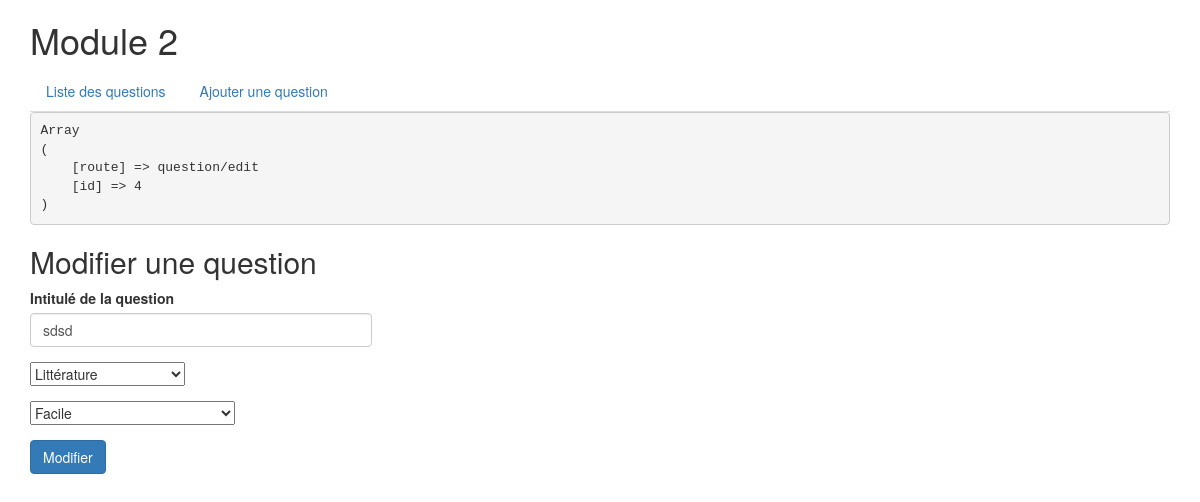
The page /?route=question/edit&id=4 on the database its author committed.
### tables this page shows
CREATE TABLE `question` (
  `id` int(11) NOT NULL,
  `title` varchar(255) NOT NULL,
  `category` varchar(100) NOT NULL,
  `level` tinyint(4) NOT NULL
);

### categories.php (called while the page is built)
<?php
$categories  = array (
  'Politique',
  'Sport',
  'Divers',
  'Programmation',
  'Littérature',
  'Cuisine',
  'Histoire',
  'Cinéma'
);
?>

### levels.php (called while the page is built)
<?php
$levels = array (
'1' => 'Facile',
'2' => 'Moyen',
'3' =>'Difficile',
);
 ?>

### question/edit.php (the view, shortened to what this page needs)
<pre>
<?php
print_r($_GET);
?>
</pre>
<?php
include('categories.php');
include('levels.php');
if (isset($_GET['id'])) {
$id = $_GET['id'];
$query =$db->prepare('SELECT * FROM question WHERE id = :id');
$result = $query->execute(array(
  ':id' => intval($id)
));
$question = $query-> fetch(PDO::FETCH_OBJ);
}
 ?>
<h2>Modifier une question</h2>
 <form class="" method="post" style="width:30%">
   <div class="form-group">
       <label for="">Intitulé de la question</label>
       <input type="text" name="title" value="<?= $question->title ?>" class="form-control" required>
   </div>
   <div class="form-group">
       <select class="" name="category">
         <?php foreach($categories as $category):?>
           <?php if($question->category == $category): ?>
             <option selected><?= $category ?></option>
          <?php else: ?>
             <option ><?= $category ?></option>
         <?php endif ?>
         <?php endforeach ?>
       </select>
   </div>
   <div class="form-group">
       <select class="" name="level">
         <?php foreach ($levels as $key => $level): ?>
          <?php if($question->level == $key): ?>
            <option value="<?= $key ?>" selected><?= $level ?></option>
          <?php else: ?>
          <option value="<?= $key ?>"><?= $level ?></option>
          <?php endif ?>
          <?php endforeach; ?>
       </select>
   </div>
   <input type="submit" name="submit" value="Modifier" class="btn btn-primary">
 </form>

### rows shown on the page
question: title "sdsd", category "Littérature", level "Facile"
